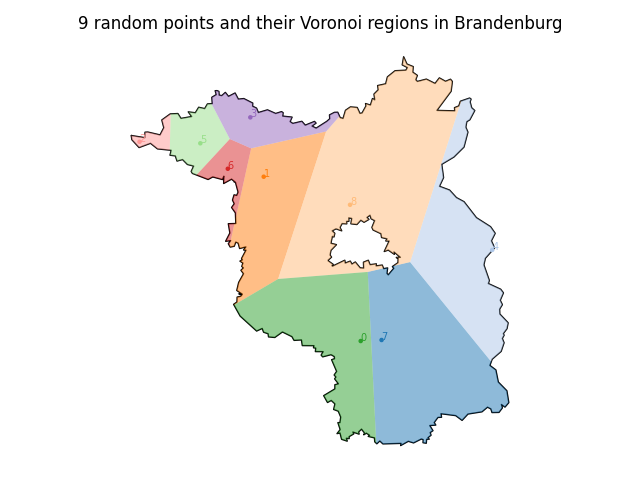

This figure's Python source:
"""
Example script that scatters random points across Brandenburg and generates the Voronoi regions for them. This example
shows how to load data from a GeoJSON file, load it with the fiona package and pass it on to geovoronoi.

The boundary shape of Brandenburg contains a hole (Berlin) and when loaded is regarded as "invalid" shape. We will
handle that.

Author: Markus Konrad <markus.konrad@wzb.eu>
January 2021
"""


import logging
from pprint import pprint

import matplotlib.pyplot as plt
import numpy as np
import fiona
import pyproj
from shapely.geometry import shape
from shapely.ops import transform

from geovoronoi import coords_to_points, voronoi_regions_from_coords
from geovoronoi.plotting import subplot_for_map, plot_voronoi_polys_with_points_in_area

logging.basicConfig(level=logging.INFO)
geovoronoi_log = logging.getLogger('geovoronoi')
geovoronoi_log.setLevel(logging.INFO)
geovoronoi_log.propagate = True

#%%

INPUT_FILE = 'brandenburg.json'
N_POINTS = 20

np.random.seed(20210129)

print('loading %s' % INPUT_FILE)

with fiona.open(INPUT_FILE) as f:
    src_crs = pyproj.CRS.from_dict(f.meta['crs'])
    target_crs = pyproj.CRS.from_epsg(3395)         # World Mercator CRS
    print('source CRS:', src_crs)
    print('target CRS:', target_crs)
    crs_transformer = pyproj.Transformer.from_crs(src_crs, target_crs)
    brandenburg = shape(f[0]['geometry'])
    # note that we also apply ".buffer(0)", otherwise the shape is not valid
    # see https://shapely.readthedocs.io/en/stable/manual.html#object.buffer on the "buffer(0)" trick
    brandenburg = transform(crs_transformer.transform, brandenburg).buffer(0)

#%%

# generate some random points within the bounds
minx, miny, maxx, maxy = brandenburg.bounds

randx = np.random.uniform(minx, maxx, N_POINTS)
randy = np.random.uniform(miny, maxy, N_POINTS)
coords = np.vstack((randx, randy)).T

# use only the points inside the geographic area
pts = [p for p in coords_to_points(coords) if p.within(brandenburg)]  # converts to shapely Point
del coords   # not used any more

print('will use %d of %d randomly generated points that are inside geographic area' % (len(pts), N_POINTS))

#%%

#
# calculate the Voronoi regions, cut them with the geographic area shape and assign the points to them
#

region_polys, region_pts = voronoi_regions_from_coords(pts, brandenburg)

print('Voronoi region to point assignments:')
pprint(region_pts)

#%% plotting

fig, ax = subplot_for_map()

plot_voronoi_polys_with_points_in_area(ax, brandenburg, region_polys, pts, region_pts,
                                       point_labels=list(map(str, range(len(pts)))))

ax.set_title('%d random points and their Voronoi regions in Brandenburg' % len(pts))

plt.tight_layout()
plt.savefig('random_points_brandenburg.png')
plt.show()
